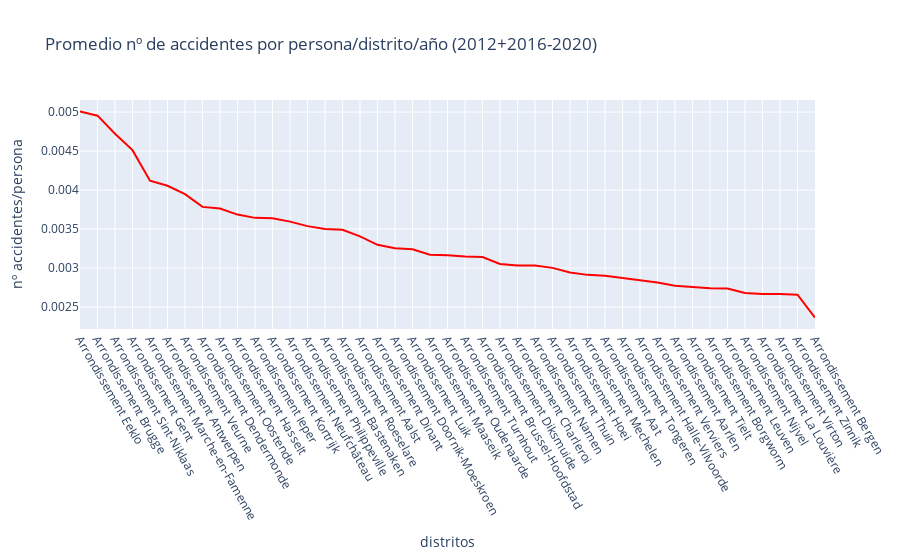

The notebook cell saved with this chart:
### Code cell
fig = px.line(x=sorted_acc_x_hab_BE_arr_mean["ADM_DSTR"], y=sorted_acc_x_hab_BE_arr_mean["MEAN Nº ACC/PERSON/DISTRICT/YEAR"],  color_discrete_sequence = ['red'], labels = {"x": "distritos", "y": "nº accidentes/persona"}, title = "Promedio nº de accidentes por persona/distrito/año (2012+2016-2020)")
fig.update_xaxes(tickangle=60)
fig.show()

### Figure 1 — Plotly figure (JSON) as saved in the notebook; plotly's stock layout.template omitted (floating-point values rounded to 4 significant figures)
{"data": [{"hovertemplate": "distritos=%{x}<br>nº accidentes/persona=%{y}<extra></extra>", "legendgroup": "", "line": {"color": "red", "dash": "solid"}, "marker": {"symbol": "circle"}, "mode": "lines", "name": "", "orientation": "v", "showlegend": false, "type": "scatter", "x": ["Arrondissement Eeklo", "Arrondissement Brugge", "Arrondissement Sint-Niklaas", "Arrondissement Gent", "Arrondissement Marche-en-Famenne", "Arrondissement Antwerpen", "Arrondissement Veurne", "Arrondissement Dendermonde", "Arrondissement Oostende", "Arrondissement Hasselt", "Arrondissement Ieper", "Arrondissement Kortrijk", "Arrondissement Neufchâteau", "Arrondissement Philippeville", "Arrondissement Bastenaken", "Arrondissement Roeselare", "Arrondissement Aalst", "Arrondissement Dinant", "Arrondissement Doornik-Moeskroen", "Arrondissement Luik", "Arrondissement Maaseik", "Arrondissement Oudenaarde", "Arrondissement Turnhout", "Arrondissement Brussel-Hoofdstad", "Arrondissement Diksmuide", "Arrondissement Charleroi", "Arrondissement Namen", "Arrondissement Thuin", "Arrondissement Hoei", "Arrondissement Mechelen", "Arrondissement Aat", "Arrondissement Tongeren", "Arrondissement Halle-Vilvoorde", "Arrondissement Verviers", "Arrondissement Aarlen", "Arrondissement Tielt", "Arrondissement Borgworm", "Arrondissement Leuven", "Arrondissement Nijvel", "Arrondissement La Louvière", "Arrondissement Virton", "Arrondissement Zinnik", "Arrondissement Bergen"], "xaxis": "x", "y": [0.005008, 0.004954, 0.004723, 0.004512, 0.00412, 0.004054, 0.003948, 0.003784, 0.003762, 0.003685, 0.003643, 0.003639, 0.003595, 0.003537, 0.003501, 0.00349, 0.003405, 0.003298, 0.003253, 0.00324, 0.003171, 0.003165, 0.003148, 0.003141, 0.003051, 0.003032, 0.003032, 0.003002, 0.002943, 0.002912, 0.002902, 0.002873, 0.002849, 0.002815, 0.002772, 0.002755, 0.00274, 0.002736, 0.00268, 0.002668, 0.002668, 0.002657, 0.002365], "yaxis": "y"}], "layout": {"legend": {"tracegroupgap": 0}, "title": {"text": "Promedio nº de accidentes por persona/distrito/año (2012+2016-2020)"}, "xaxis": {"anchor": "y", "domain": [0, 1], "tickangle": 60, "title": {"text": "distritos"}}, "yaxis": {"anchor": "x", "domain": [0, 1], "title": {"text": "nº accidentes/persona"}}}}
